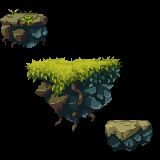

A level layout from a 2D game, rendered from its tile map. Below: a short description, then the map file with its tile-grid data intact:
An orthogonal 10x10 tile map with 16x16 px tiles, 2 tile layers (layer1, layer2) and 1 object (ground).

<map version="1.10" tiledversion="1.10.1" orientation="orthogonal" renderorder="right-down" width="10" height="10" tilewidth="16" tileheight="16" infinite="0" nextlayerid="8" nextobjectid="2">
 <tileset firstgid="1" source="../Tilesets/tileset1.tsx" />
 <group id="5" name="bg">
  <imagelayer id="7" name="Image Layer 1">
   <image source="../Textures/sea.png" width="112" height="96" />
  </imagelayer>
 </group>
 <group id="6" name="objects">
  <objectgroup id="3" name="object1">
   <object id="1" name="ground" x="32" y="64" width="80" height="48" />
  </objectgroup>
 </group>
 <group id="4" name="tiles">
  <layer id="1" name="layer1" width="10" height="10">
   <data encoding="csv">
410,411,412,0,0,0,0,0,0,0,
468,469,470,0,0,0,0,0,0,0,
526,527,528,0,0,0,0,0,0,0,
0,61,62,63,64,65,66,67,0,0,
0,119,120,121,122,123,124,125,0,0,
0,177,178,179,180,181,182,183,0,0,
0,235,236,237,238,239,240,241,0,0,
0,293,294,295,296,297,298,299,0,0,
0,351,352,353,354,355,356,357,0,0,
0,0,0,0,0,0,0,0,0,0
</data>
  </layer>
  <layer id="2" name="layer2" width="10" height="10" opacity="0.9" tintcolor="#2d2d2d">
   <data encoding="csv">
1,0,0,0,0,0,0,0,0,0,
0,0,0,0,0,0,0,0,0,0,
0,0,0,0,0,0,0,0,0,0,
0,0,0,0,0,0,0,0,0,0,
0,0,0,0,0,0,0,0,0,0,
0,0,0,0,0,0,0,0,0,0,
0,0,0,0,0,0,0,0,0,0,
0,0,0,0,0,0,212,213,214,215,
0,0,0,0,0,0,270,271,272,273,
0,0,0,0,0,0,328,329,330,331
</data>
  </layer>
 </group>
</map>